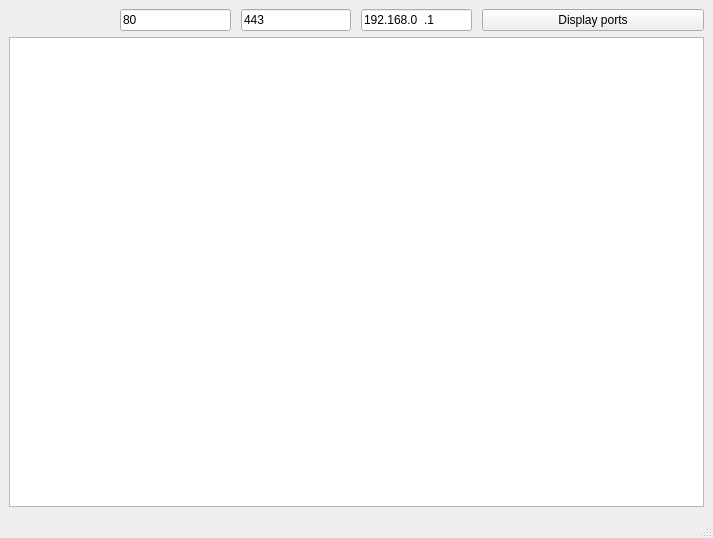
<?xml version="1.0" encoding="UTF-8"?>
<ui version="4.0">
 <class>MainWindow</class>
 <widget class="QMainWindow" name="MainWindow">
  <property name="geometry">
   <rect>
    <x>0</x>
    <y>0</y>
    <width>713</width>
    <height>538</height>
   </rect>
  </property>
  <property name="windowTitle">
   <string>MainWindow</string>
  </property>
  <widget class="QWidget" name="centralwidget">
   <layout class="QVBoxLayout" name="verticalLayout_2">
    <item>
     <layout class="QHBoxLayout" name="horizontalLayout" stretch="1,1,1,1,2">
      <property name="spacing">
       <number>10</number>
      </property>
      <property name="sizeConstraint">
       <enum>QLayout::SizeConstraint::SetDefaultConstraint</enum>
      </property>
      <item>
       <spacer name="horizontalSpacer">
        <property name="orientation">
         <enum>Qt::Orientation::Horizontal</enum>
        </property>
        <property name="sizeHint" stdset="0">
         <size>
          <width>40</width>
          <height>20</height>
         </size>
        </property>
       </spacer>
      </item>
      <item>
       <widget class="QLineEdit" name="MinPortLineEdit">
        <property name="inputMask">
         <string>00000</string>
        </property>
        <property name="text">
         <string>80</string>
        </property>
       </widget>
      </item>
      <item>
       <widget class="QLineEdit" name="MaxPortLineEdit">
        <property name="inputMask">
         <string>00000</string>
        </property>
        <property name="text">
         <string>443</string>
        </property>
       </widget>
      </item>
      <item>
       <widget class="QLineEdit" name="IPAddressLineEdit">
        <property name="inputMask">
         <string>000.000.000.000</string>
        </property>
        <property name="text">
         <string>192.168.0.1</string>
        </property>
       </widget>
      </item>
      <item>
       <widget class="QPushButton" name="DisplayPortsButton">
        <property name="text">
         <string>Display ports</string>
        </property>
       </widget>
      </item>
     </layout>
    </item>
    <item>
     <widget class="QTextBrowser" name="OutputTextBrowser"/>
    </item>
   </layout>
  </widget>
  <widget class="QMenuBar" name="menubar">
   <property name="geometry">
    <rect>
     <x>0</x>
     <y>0</y>
     <width>713</width>
     <height>21</height>
    </rect>
   </property>
  </widget>
  <widget class="QStatusBar" name="statusbar"/>
 </widget>
 <resources/>
 <connections>
  <connection>
   <sender>DisplayPortsButton</sender>
   <signal>clicked()</signal>
   <receiver>MainWindow</receiver>
   <slot>OnGetOpenedPortsClicked()</slot>
   <hints>
    <hint type="sourcelabel">
     <x>530</x>
     <y>438</y>
    </hint>
    <hint type="destinationlabel">
     <x>541</x>
     <y>351</y>
    </hint>
   </hints>
  </connection>
 </connections>
 <slots>
  <signal>signal1()</signal>
  <slot>OnGetOpenedPortsClicked()</slot>
 </slots>
</ui>
